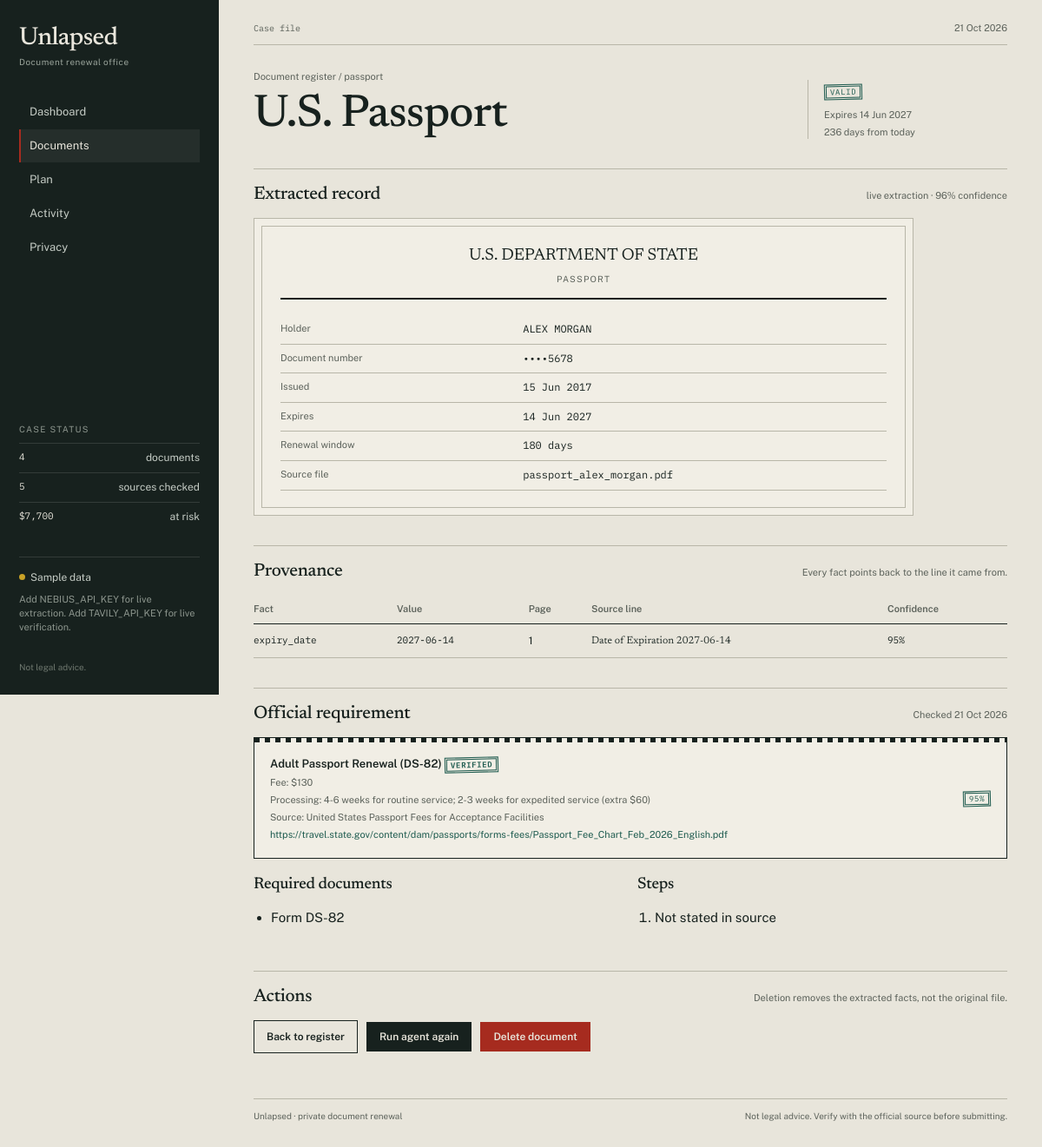
The page /documents/1 on the database its author committed.
### app/models.py (models this page shows, shortened)
class Plan(SQLModel, table=True):
    __tablename__ = "plans"
    id: int | None = Field(default=None, primary_key=True)
    user_id: str = Field(index=True)
    event_id: int | None = Field(default=None, foreign_key="events.id")
    title: str
    summary: str = ""
    status: str = "active"
    risk_total_cents: int = 0
    created_at: datetime = Field(default_factory=utcnow)
    updated_at: datetime = Field(default_factory=utcnow)

class Document(SQLModel, table=True):
    __tablename__ = "documents"
    id: int | None = Field(default=None, primary_key=True)
    user_id: str = Field(index=True)
    doc_type: str = Field(index=True)
    title: str
    issuer: str = ""
    holder_name: str = ""
    document_number_last4: str = ""
    issue_date: date | None = None
    expiry_date: date | None = None
    renewal_window_days: int = 180
    constraints_json: str = "{}"
    source_filename: str = ""
    extraction_confidence: float = 0.0
    extraction_mode: str = "live"
    status: str = "valid"
    created_at: datetime = Field(default_factory=utcnow)
    updated_at: datetime = Field(default_factory=utcnow)

class Fact(SQLModel, table=True):
    __tablename__ = "facts"
    id: int | None = Field(default=None, primary_key=True)
    document_id: int = Field(index=True, foreign_key="documents.id")
    key: str
    value: str
    source_page: int | None = None
    source_excerpt: str = ""
    confidence: float = 0.0
    created_at: datetime = Field(default_factory=utcnow)

class Requirement(SQLModel, table=True):
    __tablename__ = "requirements"
    id: int | None = Field(default=None, primary_key=True)
    doc_type: str = Field(index=True)
    jurisdiction: str = "US"
    title: str
    fee: str = ""
    processing_time: str = ""
    required_documents_json: str = "[]"
    steps_json: str = "[]"
    official_url: str = ""
    source_title: str = ""
    source_excerpt: str = ""
    checked_at: datetime = Field(default_factory=utcnow)
    confidence: float = 0.0
    status: str = "verified"
    provider: str = "tavily"

### app/main.py (the view)
@app.get("/documents/{document_id}")
def document_detail(document_id: int, request: Request, session: Session = Depends(get_session)):
    document = session.get(Document, document_id)
    if document is None:
        raise HTTPException(status_code=404, detail="Document not found")
    facts = session.exec(
        select(Fact).where(Fact.document_id == document.id).order_by(Fact.id)
    ).all()
    requirement = get_latest_requirement(session, document.doc_type)
    return templates.TemplateResponse(
        request=request,
        name="document_detail.html",
        context=_context(
            request,
            session,
            document=document,
            facts=facts,
            requirement=requirement,
        ),
    )

### app/templates/document_detail.html (shortened to what this page needs)
{% extends "base.html" %}
{% block content %}
<section class="docket">
  <div>
    <div class="docket-kicker">Document register / {{ document.doc_type|replace('_', ' ') }}</div>
    <h1>{{ document.title }}</h1>
  </div>
  <div class="docket-side">
    <span class="stamp {{ document.status_label|status_class }}">{{ document.status_label }}</span>
    <div class="risk-label" style="margin-top: 10px;">Expires {{ document.expiry_date|datefmt }}</div>
    {% if document.days_until_expiry is not none %}
    <div class="risk-label">{{ document.days_until_expiry }} days from today</div>
    {% endif %}
  </div>
</section>
<section class="section">
  <div class="section-head">
    <h2 class="section-title">Extracted record</h2>
    <span class="section-note">{{ document.extraction_mode|mode_text }} extraction · {{ "%.0f"|format(document.extraction_confidence * 100) }}% confidence</span>
  </div>
  <div class="facsimile">
    <div class="facsimile-head">
      <div class="facsimile-issuer">{{ document.issuer or 'Issuer not read' }}</div>
      <div class="facsimile-title">{{ document.doc_type|replace('_', ' ') }}</div>
    </div>
    <div class="facsimile-fields">
      <div class="field">
        <div class="field-label">Holder</div>
        <div class="field-value">{{ document.holder_name or 'Not read' }}</div>
      </div>
      <div class="field">
        <div class="field-label">Document number</div>
        <div class="field-value">{{ document.document_number_last4 or 'Not read' }}</div>
      </div>
      <div class="field">
        <div class="field-label">Issued</div>
        <div class="field-value">{{ document.issue_date|datefmt }}</div>
      </div>
      <div class="field">
        <div class="field-label">Expires</div>
        <div class="field-value">{{ document.expiry_date|datefmt }}</div>
      </div>
      <div class="field">
        <div class="field-label">Renewal window</div>
        <div class="field-value">{{ document.renewal_window_days }} days</div>
      </div>
      <div class="field">
        <div class="field-label">Source file</div>
        <div class="field-value">{{ document.source_filename }}</div>
      </div>
    </div>
  </div>
</section>
<section class="section">
  <div class="section-head">
    <h2 class="section-title">Provenance</h2>
    <span class="section-note">Every fact points back to the line it came from.</span>
  </div>
  {% if facts %}
  <table class="provenance">
    <thead>
      <tr>
        <th>Fact</th>
        <th>Value</th>
        <th>Page</th>
        <th>Source line</th>
        <th>Confidence</th>
      </tr>
    </thead>
    <tbody>
      {% for fact in facts %}
      <tr>
        <td class="mono">{{ fact.key }}</td>
        <td class="mono">{{ fact.value }}</td>
        <td>{{ fact.source_page or 'n/a' }}</td>
        <td class="excerpt">{{ fact.source_excerpt or 'No excerpt captured' }}</td>
        <td class="mono">{{ "%.0f"|format(fact.confidence * 100) }}%</td>
      </tr>
      {% endfor %}
    </tbody>
  </table>
  {% else %}
  <div class="empty">No provenance records for this document.</div>
  {% endif %}
</section>
<section class="section">
  <div class="section-head">
    <h2 class="section-title">Official requirement</h2>
    <span class="section-note">{% if requirement %}Checked {{ requirement.checked_at|datefmt }}{% else %}Not checked yet{% endif %}</span>
  </div>
  {% if requirement %}
  <div class="packet">
    <div>
      <div class="evidence-title">
        {{ requirement.title }}
        <span class="stamp {{ requirement.status|status_class }}">{{ requirement.status|status_text }}</span>
      </div>
      <div class="evidence-meta">Fee: {{ requirement.fee or 'Not stated' }}</div>
      <div class="evidence-meta">Processing: {{ requirement.processing_time or 'Not stated' }}</div>
      <div class="evidence-meta">Source: {{ requirement.source_title or 'None' }}</div>
      {% if requirement.official_url %}
      <div class="evidence-meta"><a href="{{ requirement.official_url }}" target="_blank" rel="noreferrer">{{ requirement.official_url }}</a></div>
      {% else %}
      <div class="evidence-meta">No official public source found. Verify manually.</div>
      {% endif %}
    </div>
    <span class="stamp {{ requirement.status|status_class }}">{{ "%.0f"|format(requirement.confidence * 100) }}%</span>
  </div>
  <div class="two-col" style="margin-top: 18px;">
    <div>
      <h3>Required documents</h3>
      {% if requirement.required_documents %}
      <ul class="prose-list">
        {% for item in requirement.required_documents %}<li>{{ item }}</li>{% endfor %}
      </ul>
      {% else %}
      <p class="muted">Not stated in the checked source.</p>
      {% endif %}
    </div>
    <div>
      <h3>Steps</h3>
      {% if requirement.steps %}
      <ol class="prose-list">
        {% for step in requirement.steps %}<li>{{ step }}</li>{% endfor %}
      </ol>
      {% else %}
      <p class="muted">Not stated in the checked source.</p>
      {% endif %}
    </div>
  </div>
  {% else %}
  <div class="empty">No requirement has been checked for this document type yet.</div>
  {% endif %}
</section>
<section class="section">
  <div class="section-head">
    <h2 class="section-title">Actions</h2>
    <span class="section-note">Deletion removes the extracted facts, not the original file.</span>
  </div>
  <div class="btn-row">
    <a class="btn btn-secondary" href="/documents">Back to register</a>
    {% if not settings.demo_read_only %}
    {% if plan %}
    <form method="post" action="/plans/{{ plan.id }}/run">
      <button class="btn" type="submit">Run agent again</button>
    </form>
    {% endif %}
    <form method="post" action="/privacy/documents/{{ document.id }}/delete" data-confirm="Delete this document and its extracted facts?">
      <button class="btn btn-danger" type="submit">Delete document</button>
    </form>
    {% endif %}
  </div>
</section>
{% endblock %}

### app/templates/base.html (shortened to what this page needs)
<!doctype html>
<html lang="en">
<head>
  <link rel="stylesheet" href="/static/styles.css">
</head>
<body>
  <div class="app">
    <aside class="rail">
      <a class="wordmark" href="/">
        <span class="wordmark-main">Unlapsed</span>
        <span class="wordmark-sub">Document renewal office</span>
      </a>
      <nav class="rail-nav" aria-label="Main">
        <a class="tab {% if path == '/' %}active{% endif %}" href="/">Dashboard</a>
        <a class="tab {% if path.startswith('/documents') %}active{% endif %}" href="/documents">Documents</a>
        {% if plan %}
          <a class="tab {% if path.startswith('/plans') %}active{% endif %}" href="/plans/{{ plan.id }}">Plan</a>
        {% else %}
          <a class="tab {% if path.startswith('/events') %}active{% endif %}" href="/events/new">Plan</a>
        {% endif %}
        <a class="tab {% if path.startswith('/activity') %}active{% endif %}" href="/activity">Activity</a>
        <a class="tab {% if path.startswith('/privacy') %}active{% endif %}" href="/privacy">Privacy</a>
      </nav>
      <div class="rail-status">
        <div class="rail-label">Case status</div>
        <div class="rail-stat"><span>{{ documents|length }}</span> documents</div>
        <div class="rail-stat"><span>{{ requirements|length }}</span> sources checked</div>
        <div class="rail-stat"><span>{% if plan %}{{ plan.risk_total_cents|usd }}{% else %}$0{% endif %}</span> at risk</div>
      </div>
      <div class="rail-mode">
        {% if settings.demo_read_only %}
          <span class="dot live"></span>Pre-verified sample
        {% elif live_nebius and live_tavily %}
          <span class="dot live"></span>Live sources
        {% else %}
          <span class="dot sample"></span>Sample data
        {% endif %}
        <div class="rail-mode-note">
          {% if settings.demo_read_only %}
            The public demo is read-only. Evidence was verified with the live APIs.
          {% else %}
            {% if not live_nebius %}Add NEBIUS_API_KEY for live extraction.{% endif %}
            {% if not live_tavily %}Add TAVILY_API_KEY for live verification.{% endif %}
          {% endif %}
        </div>
      </div>
      <div class="rail-footer">Not legal advice.</div>
    </aside>
    <main class="main">
      <header class="topline">
        <span class="case-no">Case file</span>
        <span>{{ now|datefmt("%d %b %Y") }}</span>
      </header>
      {% block content %}{% endblock %}
      <footer class="main-footer">
        <span>Unlapsed · private document renewal</span>
        <span>Not legal advice. Verify with the official source before submitting.</span>
      </footer>
    </main>
  </div>
</body>
</html>

### rows shown on the page
Plan: risk_total_cents "$7,700"
Document: doc_type "passport", title "U.S. Passport", status_label "VALID", expiry_date "14 Jun 2027", days_until_expiry "236", extraction_mode|mode_text "live", document.extraction_confidence*100 "96", issuer "U.S. DEPARTMENT OF STATE", doc_type "PASSPORT", holder_name "ALEX MORGAN", document_number_last4 "••••5678", issue_date "15 Jun 2017", renewal_window_days "180", source_filename "passport_alex_morgan.pdf"
Fact: key "expiry_date", value "2027-06-14", source_page "1", source_excerpt "Date of Expiration 2027-06-14", fact.confidence*100 "95"
Requirement: checked_at "21 Oct 2026", title "Adult Passport Renewal (DS-82)", status|status_text "VERIFIED", fee "$130", processing_time "4-6 weeks for routine service; 2-3 weeks for expedited service (extra $60)", source_title "United States Passport Fees for Acceptance Facilities", official_url "https://travel.state.gov/content/dam/passports/forms-fees/Passport_Fee_Chart_Feb_2026_English.pdf", requirement.confidence*100 "95"

### other values the page prints
{{ documents|length }} "4"
{{ requirements|length }} "5"
{{ now|datefmt("%d %b %Y") }} "21 Oct 2026"
{{ item }} "Form DS-82"
{{ step }} "Not stated in source"
